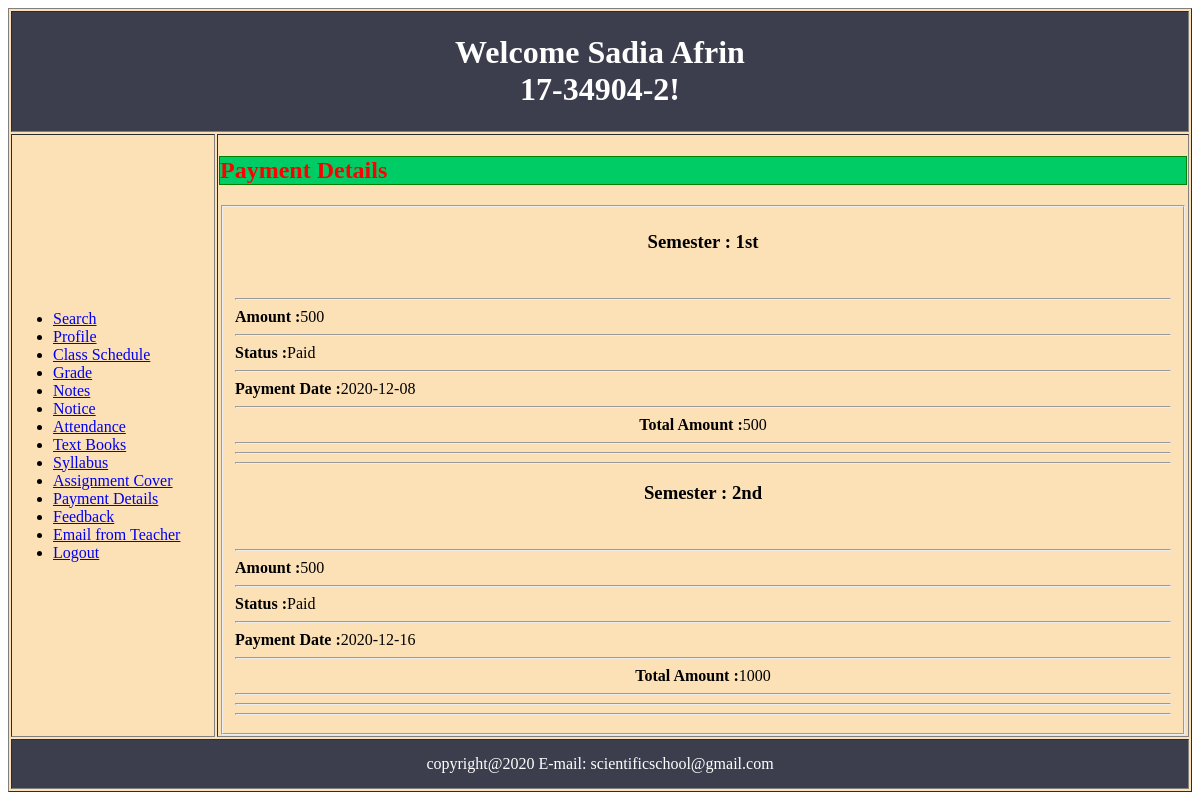
The app's page /Student/view/paymentDetails.php (signed in) with its own data.
### tables this page shows
CREATE TABLE `payment` (
  `name` varchar(30) NOT NULL,
  `id` varchar(30) NOT NULL,
  `amount` double NOT NULL,
  `status` varchar(30) NOT NULL,
  `date` date NOT NULL,
  `semester` varchar(10) NOT NULL,
  `total` float NOT NULL
);

### Student/view/paymentDetails.php (the view, shortened to what this page needs)
<?php
if(isset($_SESSION['id']))
{
	$id = $_SESSION['id'];
}else {
	header("location:index.php");
}
$connection = new db();
$conobj=$connection->OpenCon();
	$sql = "SELECT amount,status,date,semester,total FROM payment WHERE id = '$id'";
	$result = $conobj->query($sql);
?>
<!DOCTYPE html>
<html>
<head>
</head>
<body>
	<form method ="post" action="<?php echo htmlspecialchars($_SERVER["PHP_SELF"]);?>">
	<table class="studenthome_design" style="background: #fce1b6;" width="100%" border="1" align="center">
		 <?php include 'header.php';?>
	<td>
		<h2><b>Payment Details</b></h2>
				<form>
					<fieldset>
				<?php
					if ($result->num_rows > 0) {
		        while($row = $result->fetch_assoc()) {
			 echo "
			           <center><h3>Semester : $row[semester]</h3></br><hr></center>
						<b>Amount :</b>$row[amount]</br><hr>
						<b>Status :</b>$row[status]</br><hr>
						<b>Payment Date :</b>$row[date]</br><hr>
						<center><b>Total Amount :</b>$row[total]</br></center><hr><hr><hr>";
	        }
		    }
			?>
			</fieldset>
				</form>
		</td>
		<?php include 'footer.php';?>
  </table>
  </form>
</body>
</html>

### Student/assets/css/student.css (style rules this page uses)
.studenthome_design { height:700px; }
h2 { color:red; border: 1px solid green; background:#00CC66; }

### records on screen
payment: semester "1st", amount "500", status "Paid", date "2020-12-08", total "500"
payment: semester "2nd", amount "500", status "Paid", date "2020-12-16", total "1000"

### other values on screen
$_COOKIE['userName'] "Sadia Afrin"
$id "17-34904-2"
